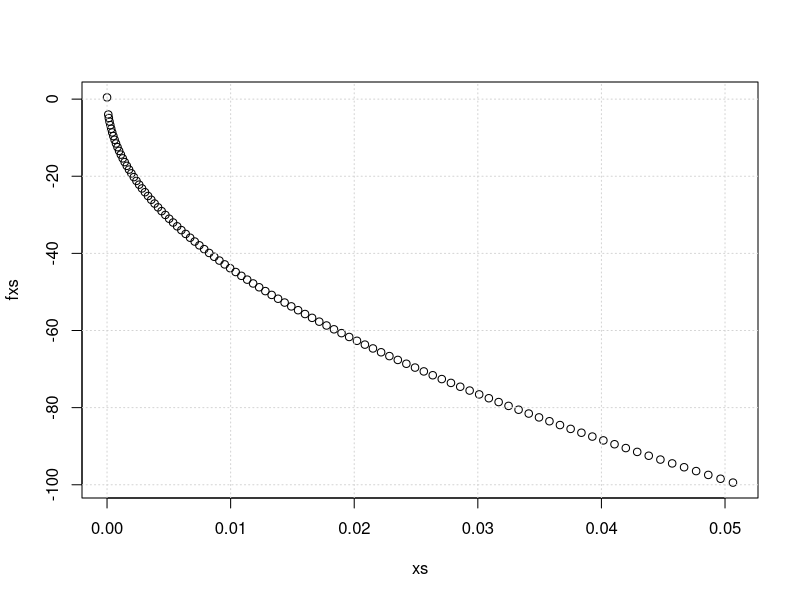

This chart was generated by the following R code: (Note: this script raises an error after producing the figure.)
###############################################################################
# Author: 		Adam J Jaso, Jr
# Title:		Calculation of the Energy Levels of the Infinite Square Well in 1 Dimension
# Date:			12/4/2011
# Class:		PHYS 140 Computational Methods for Physicists
# Instructor:	Dr. Olencka Hubickyj
###############################################################################
# BASIC APPROACH
# This program accepts the potential and the width of the square well, and
# 	from these calculates the energy levels from the zeros of the equation
#	shown below by the bisection method.
#		f(x) = sqrt(K) * ( sqrt(1-x) * tan( sqrt(1-x) * a ) - sqrt(x))
#		V0 = potential
#		a = well width
#		K = 2*m*V0/hbar^2
#		x = E_n / V0
#
###############################################################################
#CONSTRAINTS
#	Given values for the current situation
	V0 = 75; #eV
	a = .001;#0.05; #nm
#END CONSTRAINTS


##############################################################################
#CONTROL VARIABLES
#	ALGORITHM
		algorithm=2;
#		Do nothing 		-1
#		Newton-Raphson	0
#		Brute Force		1
#		Bisection		2
			dx_bisection = 0.000000001;
			outputprecision = 9;
#	END ALGORITHM
#	PLOT
		plot=1;
#		on		1
#		off 	0

#		the ceiling for all displayed points, that is, f(x) < fceil
		fceil = 100;
#		maximum distance allowed between two graphed points
		maxdist=fceil/100;
#		default distance between dx increments of the graphed points
#			DO NOT ADJUST THIS RATIO UNLESS ABSOLUTELY NECESSARY!
		defdx = 1/10000;
#	END PLOT
#END CONTROL VARIABLES


###############################################################################
#FUNCTION DEFINITIONS
#
#	the function whose zeros represent energy levels of the finite square well in 1-D
f <- function(x,K,a) sqrt(K)*(sqrt(1-x)*tan(sqrt(1-x)*a) - sqrt(x));

#	1st derivative of the above function
#fp <- function(x,K,a) -1/2*sqrt(K)*(sqrt(1-x)*tan(sqrt(1-x)*a) + a*1/cos(sqrt(1-x)*a)^2 + 1/sqrt(x));
fp <- function(x,K,a) -1/2*sqrt(K)*(sqrt(1-x)*tan(sqrt(1-x)*a) + a*1/cos(sqrt(1-x)*a)^2 + 1/sqrt(x));

#	2nd derivative of the above function
fpp <- function(x,K,a) 
{
	z = 1-x;
	za = sqrt(z)*a;
	A = -1/2*1/sqrt(z)*tan(za) + sqrt(z)*1/cos(za)^2*(-1/2*a*1/sqrt(z));
	B = 2*a*1/cos(za)*(1/cos(za)*tan(za))*(-1/2*a*1/sqrt(z));
	C = -1/2*1/sqrt(x)^3;
	
	-1/2*sqrt(K)*(A+B+C);
}
#E <- function(x,V0) x*V0;
#END FUNCTION DEFINITIONS

#COLLECTED CONSTANTS
#	calculation constants
mc2 = 100*0.511E6; #eV
hbarc = 197.3; #eV . nm
K=2*mc2*V0/hbarc^2;
#END COLLECTED CONSTANTS

###############################################################################
#PLOT
#	Generate the plot of the energies as percentages of x
#	Plot x vs f(x) on 0 <= x <= 1

#	PLOT CONSTRAINT VARIABLES
#		the ceiling for all displayed points, that is, f(x) < fceil
		#fceil = 100;
#		maximum distance allowed between two graphed points
		#maxdist=2;
#		default distance between dx increments of the graphed points
#			DO NOT ADJUST THIS RATIO UNLESS ABSOLUTELY NECESSARY!
		#defdx = maxdist/10000;
#	END PLOT CONSTRAINT VARIABLES


#	FUNCTIONS
#		function to find the distance between two points
dist <- function(x1,fx1,x2,fx2) sqrt((x1-x2)^2 + (fx1-fx2)^2);
#		function to calculate the approximate next increment to maintain a distance, maxdist, between all points
dx <- function(dp,yp) dp / sqrt(yp^2 + 1);
#	END FUNCTIONS


#	INITIAL VALUE VARIABLES
#		starting plot points
x=0;
xs = c();
fxs = c();
domains = c();
fofx_1 = f(x,K,a);
fpofx_1 = fp(x,K,a);
fppofx_1 = fpp(x,K,a);
#	END INITIAL VALUE VARIABLES


#	STAT VARIABLES
#		for dx stats
dxsum = 0;
dx2sum = 0;
#		for distance stats (distance between graphed points)
distsum = 0;
dist2sum = 0;
#	END STAT VARIABLES


#	COUNTER VARIABLES
#		iteration counter
iter = 0;
#		plot point counter
ptcounter = 0;
droppeddist = 0;
#		domain pair counter;
domaincounter = 0;
#	END COUNTER VARIABLES


#	GENERATE PLOT POINTS
while(x < 1-.01) {
	#	calculate the function value and derivate at the point, x
	fofx = f(x,K,a);
	fpofx = fp(x,K,a);
	fppofx = fpp(x,K,a);
	dxcalc = dx(maxdist,fpofx);
	
	#	if the absolute value of the function is less than the ceiling value, 
	#		store this point for plotting
	if(abs(fofx) < fceil) {
		#	add value to the plot points
		xs = c(xs,x);
		fxs = c(fxs,fofx);
		#	count this plot point
		ptcounter = ptcounter + 1;
		
		#	if the 1st derivative (slope) isn't infinite (or at least very large), 
		#		calculate the next dx increment and the distance between the two 
		#		most recently added points
		if(abs(fpofx) != Inf) {
			#x	dxcalculated	dist
			
			cat("x = ",x,"\tdxcalc = ",dxcalc);
			#	Calculate the distance between the current point and the previous point,
			#		excluding points greater than one unit above the set max distance,
			#		and summing the distances, counting dropped points above the max distance,
			#		finally displaying the distance.
			distance = dist(xs[ptcounter-1],f(xs[ptcounter-1],K,a),xs[ptcounter],f(xs[ptcounter],K,a));
			
			#	If the point counter is greater than 1, and the distance is less than the maxdist
			#		plus some buffer, then check the distance between the two most recent points.
			#		the purpose of the buffer is to exclude huge distances that occur at the asymptotes.
			if(ptcounter > 1 && distance < maxdist+1) {
				cat("\tdist = ",distance,"\n");
				#	include this distance in the distance sum
				distsum = distsum + distance;
				dist2sum = dist2sum + distance^2;
				#	check the 2nd derivative for concavity change (+) to (-)
				if(fofx_1 > 0 && fofx < 0) {
					domains = c(domains,xs[ptcounter-1],xs[ptcounter]);
				}
			} else {
				cat("\n");
				#	drop this distance from the average
				droppeddist = droppeddist+1;
			}
			
			#	generate next x from the calculated differential correction
			x=x+dxcalc;
			
			#	add this dx to the total of dx and dx^2
			dxsum = dxsum + dxcalc;
			dx2sum = dx2sum + dxcalc^2;
		} else {
			#	generate next x from the default differential correction specified above
			#		this is needed to get past the asymptotes
			x = x + defdx;
			
			#	add this dx to the total of dx and dx^2
			dxsum = dxsum + defdx;
			dx2sum = dx2sum + defdx^2;
		}
	} else {
		#	generate next x from the default differential correction specified above
		#		this is needed to get past the asymptotes
		x = x + defdx;
		
		#	add this dx to the total of dx and dx^2
		dxsum = dxsum + defdx;
		dx2sum = dx2sum + defdx^2;
	}
	#	store fppofx in fppofx_1
	fofx_1 = fofx;
	#	count iteration
	iter = iter+1;
}
#	END GENERATE PLOT POINTS

#	CALCULATE AND DISPLAY DX AND DISTANCE STATS
#		Stats on the dx's

dxavg = dxsum / iter;
dxstd = sqrt(dx2sum / iter - (dxsum / iter)^2);
distavg = distsum / (ptcounter-droppeddist-1);
diststd = sqrt(dist2sum / (ptcounter-droppeddist) - (distsum / (ptcounter-droppeddist))^2);
#	cat("avg dx = ",dxavg," +/- ",dxstd,"\n");
#	cat("avg dist = ",distavg,"+/-",diststd,"\n");
#	cat("dist2sum = ",dist2sum,"\tdistsum = ",distsum,"\tptcounter = ",ptcounter,"\tdroppeddist = ",droppeddist,"\n");
#	END CALCULATE AND DISPLAY DX AND DISTANCE STATS

plot(xs,fxs);
grid();

#END PLOT


##############################################################################
#ALGORITHMS

#Print the number of pi's inside the tan
#cat("k*a / pi = ",sqrt(K*(1-x))*a / pi,"\n");

#Find the intervals on which to search


#Newton-Raphson Algorithm
if(algorithm == 0) {
	
	x = .5;
	dx = -f(x,K,a)/fp(x,K,a);
	
	while(abs(f(x,K,a)) > 0.00001) {
		x = x + dx;
		dx = -f(x,K,a)/fp(x,K,a);
	}
}

#Brute Force Algorithm
if(algorithm == 1) {
	
	x = 0.002491;
	dx = .0000000000005;
	min = 1;
	count = 0;
	
	while(x < 1-dx && count < 10) {
		if(abs(f(x,K,a)) < abs(f(min,K,a))) {
			min = x;
			cat("x = ",x,"\tf(x) = ",f(x,K,a),"\tE = ",x*V0,"\n");
		} else {
			count = count + 1;
		}
		x=x+dx;
		cat("x = ",x,"\tf(x) = ",f(x,K,a),"\tE = ",x*V0,"\n");
	}
	
}

#Bisection Algorithm
if(algorithm == 2) {
	mid <- function(lo,hi) (lo + hi) / 2;
	
	itersum = 0;
	iter2sum = 0;
	iterstd = 0;
	iteravg = 0;
	itercount = 0;
	itermax = 0;
	itermin = 1000000000;
	
	#	take each domain and bisect it
	for(i in 1:(length(domains)/2)) {
		
		#	set the range to bisect
		xlo = domains[2*i-1];
		xhi = domains[2*i];
		#cat("xlo = ",xlo,"\tf(xlo) = ",f(xlo,K,a),"\txhi = ",xhi,"\tf(xhi) = ",f(xhi,K,a),"\n");
		xmid = mid(xlo,xhi);
		x = xmid;
		#dx_bisection = 0.00001;
		iter = 0;
		
		#	error management
		x_1 = x;
		errorcount = 0;
		maxerrorcount = 10;
		errorlist = c();
		erroryes = 0;
		#	yes 	1
		#	no		0
		
		while(abs(f(x,K,a)) > dx_bisection) {
			if(f(xlo,K,a) * f(xmid,K,a) < 0) {
				xhi = xmid;
				xmid = mid(xlo,xhi);
				x = xmid;
			} else if(f(xhi,K,a) * f(xmid,K,a) < 0) {
				xlo = xmid;
				xmid = mid(xlo,xhi);
				x = xmid;
			} else if(f(xhi,K,a) == 0) {
				x = xhi;
				break;
			} else if(f(xmid,K,a) == 0) {
				x = xmid;
				break;
			} else if(f(xlo,K,a) == 0) {
				x = xlo;
				break;
			}
			iter = iter+1;
			
			if(x_1 == x) {
				errorcount = errorcount + 1;
				if(errorcount > maxerrorcount) {
					errorlist = c(errorlist,i);
					erroryes = 1;
					errorcount = 0;
					break;
				}
			}
			x_1 = x;
			cat("f(x) = ",f(x,K,a),"\n");
			
		}
		#Bisection Output
		cat("Level ",length(domains)/2-i,"\tx  = ",format(x,digits=outputprecision),"\tf(x) = ",f(x,K,a),"\tE = ",format(-x*V0,digits=outputprecision)," +/- ",V0*dx_bisection," eV\titer = ",iter,"\tdx_bisection = ",format(dx_bisection,digits=outputprecision));
		if(erroryes == 1) {
			cat("\tWARNING: THE ZERO MAY NOT HAVE BEEN FOUND EXACTLY!\n");
			erroryes = 0;
		} else {
			cat("\n");
		}
		
		#Iteration statistics
		itersum = itersum + iter;
		iter2sum = iter2sum + iter^2;
		itercount = itercount + 1;
		
		if(iter > itermax) {
			itermax = iter;
		}
		if(iter < itermin) {
			itermin = iter;
		}
	}
	
	if(itercount != 0) {
		iteravg = itersum / itercount;
		iterstd = sqrt(iter2sum / itercount - iteravg^2);
	}
}

#END ALGORITHMS

#SHOW PLOT STATS
cat("avg dx = ",dxavg," +/- ",dxstd,"\n");
cat("avg dist = ",distavg," +/- ",diststd,"\n");
cat("avg iteration = ",iteravg," +/- ",iterstd,"\n");
cat("itermin = ",itermin,"\titermax = ",itermax,"\n");

#cat("K = ",K,"\na = ",a,"\nf  = ",f(.01,K,a),"\nfp = ",fp(.01,K,a),"\nfpp=",fpp(.01,K,a),"\n");